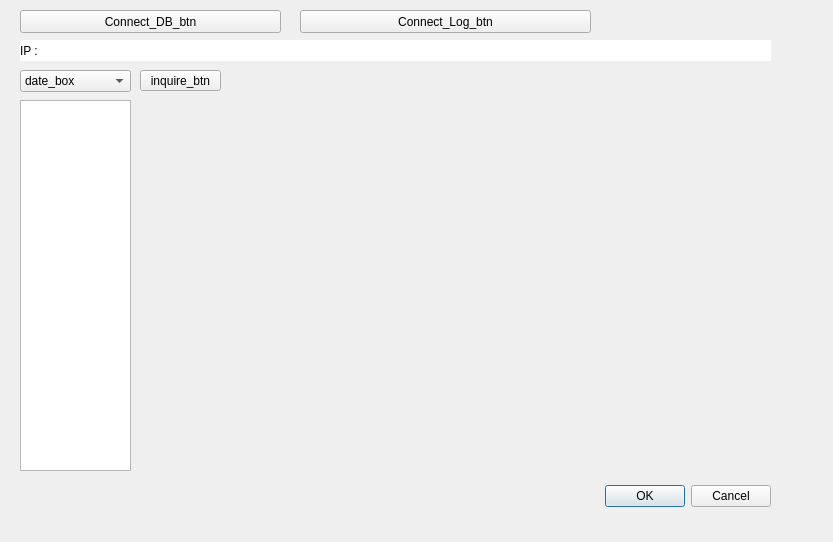
<?xml version="1.0" encoding="UTF-8"?>
<ui version="4.0">
 <class>Dialog</class>
 <widget class="QDialog" name="Dialog">
  <property name="geometry">
   <rect>
    <x>0</x>
    <y>0</y>
    <width>833</width>
    <height>542</height>
   </rect>
  </property>
  <property name="windowTitle">
   <string>Dialog</string>
  </property>
  <widget class="QDialogButtonBox" name="buttonBox">
   <property name="geometry">
    <rect>
     <x>430</x>
     <y>480</y>
     <width>341</width>
     <height>32</height>
    </rect>
   </property>
   <property name="orientation">
    <enum>Qt::Horizontal</enum>
   </property>
   <property name="standardButtons">
    <set>QDialogButtonBox::Cancel|QDialogButtonBox::Ok</set>
   </property>
  </widget>
  <widget class="QListView" name="listView">
   <property name="geometry">
    <rect>
     <x>20</x>
     <y>100</y>
     <width>111</width>
     <height>371</height>
    </rect>
   </property>
  </widget>
  <widget class="QWidget" name="verticalLayoutWidget">
   <property name="geometry">
    <rect>
     <x>150</x>
     <y>100</y>
     <width>621</width>
     <height>171</height>
    </rect>
   </property>
   <layout class="QVBoxLayout" name="verticalLayout"/>
  </widget>
  <widget class="QWidget" name="verticalLayoutWidget_2">
   <property name="geometry">
    <rect>
     <x>150</x>
     <y>280</y>
     <width>621</width>
     <height>191</height>
    </rect>
   </property>
   <layout class="QVBoxLayout" name="verticalLayout_2"/>
  </widget>
  <widget class="QComboBox" name="date_box">
   <property name="geometry">
    <rect>
     <x>20</x>
     <y>70</y>
     <width>111</width>
     <height>22</height>
    </rect>
   </property>
   <item>
    <property name="text">
     <string>date_box</string>
    </property>
   </item>
  </widget>
  <widget class="QPushButton" name="inquire_btn">
   <property name="geometry">
    <rect>
     <x>140</x>
     <y>70</y>
     <width>81</width>
     <height>21</height>
    </rect>
   </property>
   <property name="text">
    <string>inquire_btn</string>
   </property>
  </widget>
  <widget class="QPushButton" name="pushButton_2">
   <property name="geometry">
    <rect>
     <x>20</x>
     <y>10</y>
     <width>261</width>
     <height>23</height>
    </rect>
   </property>
   <property name="text">
    <string>Connect_DB_btn</string>
   </property>
  </widget>
  <widget class="QPushButton" name="Connect_Log_btn">
   <property name="geometry">
    <rect>
     <x>300</x>
     <y>10</y>
     <width>291</width>
     <height>23</height>
    </rect>
   </property>
   <property name="text">
    <string>Connect_Log_btn</string>
   </property>
  </widget>
  <widget class="QLabel" name="label">
   <property name="geometry">
    <rect>
     <x>20</x>
     <y>40</y>
     <width>751</width>
     <height>21</height>
    </rect>
   </property>
   <property name="styleSheet">
    <string notr="true">background-color: rgb(255, 255, 255);</string>
   </property>
   <property name="text">
    <string>IP : </string>
   </property>
  </widget>
 </widget>
 <resources/>
 <connections>
  <connection>
   <sender>buttonBox</sender>
   <signal>accepted()</signal>
   <receiver>Dialog</receiver>
   <slot>accept()</slot>
   <hints>
    <hint type="sourcelabel">
     <x>248</x>
     <y>254</y>
    </hint>
    <hint type="destinationlabel">
     <x>157</x>
     <y>274</y>
    </hint>
   </hints>
  </connection>
  <connection>
   <sender>buttonBox</sender>
   <signal>rejected()</signal>
   <receiver>Dialog</receiver>
   <slot>reject()</slot>
   <hints>
    <hint type="sourcelabel">
     <x>316</x>
     <y>260</y>
    </hint>
    <hint type="destinationlabel">
     <x>286</x>
     <y>274</y>
    </hint>
   </hints>
  </connection>
 </connections>
</ui>
